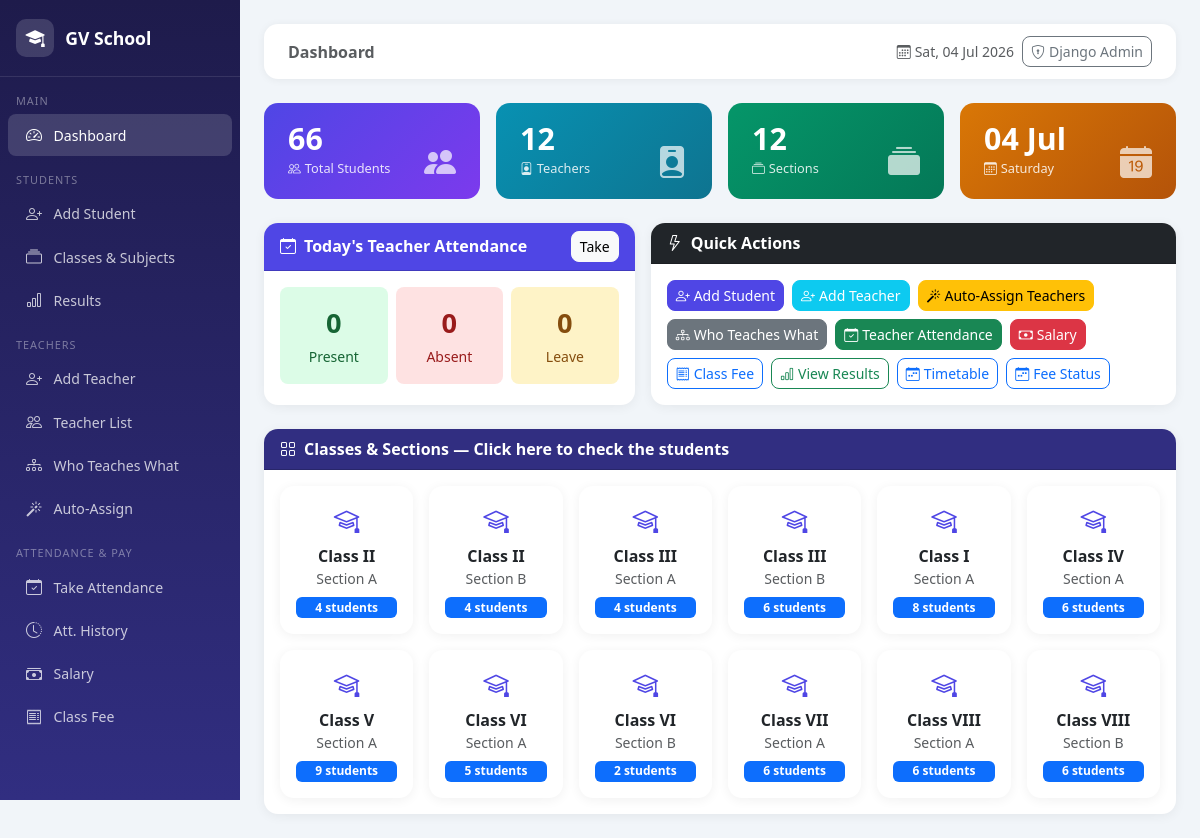
The page /man/home/ (signed in) on the database its author committed.
### cls/models.py (models this page shows, shortened)
class Section(models.Model):
    grade         = models.ForeignKey(Grade, on_delete=models.CASCADE)
    section       = models.CharField(max_length=50)
    @property
    def student_count(self):
        return self.students_set.count()

class Grade(models.Model):
    id            = models.AutoField(primary_key=True)
    grade         = models.CharField(max_length=50)
    def __str__(self):
        return self.grade

### manager/views.py (the view)
# urls.py: 2. Add a URL to urlpatterns:  path('', views.home, name='home')
@login_required(login_url='/man/')
def home(request):
    today     = datetime.date.today()
    att_today = TeacherAttendance.objects.filter(date=today)
    return render(request, 'add/home.html', {
        'sections'      : Section.objects.select_related('grade').all(),
        'total_students': Students.objects.count(),
        'total_teachers': Teachers.objects.count(),
        'total_sections': Section.objects.count(),
        'today'         : today,
        'att_summary'   : {
            'present': att_today.filter(status='P').count(),
            'absent' : att_today.filter(status='A').count(),
            'leave'  : att_today.filter(status='L').count(),
        },
    })

### manager/Templates/add/home.html (shortened to what this page needs)
{% extends 'add/base.html' %}
{% block breadcrumb %}Dashboard{% endblock %}
{% block nav_dash %}active{% endblock %}
{% block content %}
<div class="row g-3 mb-4">
  <div class="col-6 col-xl-3">
    <div class="stat-card" style="background:linear-gradient(135deg,#4f46e5,#7c3aed)">
      <div class="s-num">{{ total_students }}</div>
      <div class="s-lbl"><i class="bi bi-people me-1"></i>Total Students</div>
      <div class="s-ico"><i class="bi bi-people-fill"></i></div>
    </div>
  </div>
  <div class="col-6 col-xl-3">
    <div class="stat-card" style="background:linear-gradient(135deg,#0891b2,#0e7490)">
      <div class="s-num">{{ total_teachers }}</div>
      <div class="s-lbl"><i class="bi bi-person-badge me-1"></i>Teachers</div>
      <div class="s-ico"><i class="bi bi-person-badge-fill"></i></div>
    </div>
  </div>
  <div class="col-6 col-xl-3">
    <div class="stat-card" style="background:linear-gradient(135deg,#059669,#047857)">
      <div class="s-num">{{ total_sections }}</div>
      <div class="s-lbl"><i class="bi bi-collection me-1"></i>Sections</div>
      <div class="s-ico"><i class="bi bi-collection-fill"></i></div>
    </div>
  </div>
  <div class="col-6 col-xl-3">
    <div class="stat-card" style="background:linear-gradient(135deg,#d97706,#b45309)">
      <div class="s-num">{{ today|date:"d M" }}</div>
      <div class="s-lbl"><i class="bi bi-calendar3 me-1"></i>{{ today|date:"l" }}</div>
      <div class="s-ico"><i class="bi bi-calendar-date-fill"></i></div>
    </div>
  </div>
</div>
<div class="row g-3 mb-4">
  <div class="col-md-5">
    <div class="card h-100">
      <div class="card-header d-flex justify-content-between align-items-center" style="background:#4f46e5;color:#fff">
        <span><i class="bi bi-calendar-check me-2"></i>Today's Teacher Attendance</span>
        <a href="{% url 'TeacherAttendance' %}" class="btn btn-light btn-sm">Take</a>
      </div>
      <div class="card-body">
        <div class="row text-center g-2">
          <div class="col-4">
            <div class="p-3 rounded-3" style="background:#dcfce7">
              <div style="font-size:1.7rem;font-weight:700;color:#166534">{{ att_summary.present }}</div>
              <small style="color:#166534">Present</small>
            </div>
          </div>
          <div class="col-4">
            <div class="p-3 rounded-3" style="background:#fee2e2">
              <div style="font-size:1.7rem;font-weight:700;color:#991b1b">{{ att_summary.absent }}</div>
              <small style="color:#991b1b">Absent</small>
            </div>
          </div>
          <div class="col-4">
            <div class="p-3 rounded-3" style="background:#fef3c7">
              <div style="font-size:1.7rem;font-weight:700;color:#854d0e">{{ att_summary.leave }}</div>
              <small style="color:#854d0e">Leave</small>
            </div>
          </div>
        </div>
      </div>
    </div>
  </div>
  <div class="col-md-7">
    <div class="card h-100">
      <div class="card-header bg-dark text-white"><i class="bi bi-lightning me-2"></i>Quick Actions</div>
      <div class="card-body d-flex flex-wrap gap-2 align-content-start">
        <a href="{% url 'Adds' %}" class="btn btn-primary btn-sm"><i class="bi bi-person-plus me-1"></i>Add Student</a>
        <a href="{% url 'Save' %}" class="btn btn-info text-white btn-sm"><i class="bi bi-person-plus me-1"></i>Add Teacher</a>
        <a href="{% url 'AutoAssign' %}" class="btn btn-warning btn-sm"><i class="bi bi-magic me-1"></i>Auto-Assign Teachers</a>
        <a href="{% url 'TeachingOverview' %}" class="btn btn-secondary btn-sm"><i class="bi bi-diagram-3 me-1"></i>Who Teaches What</a>
        <a href="{% url 'TeacherAttendance' %}" class="btn btn-success btn-sm"><i class="bi bi-calendar-check me-1"></i>Teacher Attendance</a>
        <a href="{% url 'TeacherSalary' %}" class="btn btn-danger btn-sm"><i class="bi bi-cash me-1"></i>Salary</a>
        <a href="{% url 'ClassFee' %}" class="btn btn-outline-primary btn-sm"><i class="bi bi-receipt me-1"></i>Class Fee</a>
        <a href="{% url 'AllResults' %}" class="btn btn-outline-success btn-sm"><i class="bi bi-bar-chart me-1"></i>View Results</a>
          <a href="{% url 'Timetable' %}" class="btn btn-outline-primary btn-sm"><i class="bi bi-calendar-week me-1"></i>Timetable</a>
          <a href="{% url 'FeeStatus' %}" class="btn btn-outline-primary btn-sm"><i class="bi bi-calendar-week me-1"></i>Fee Status</a>
      </div>
    </div>
  </div>
</div>
<div class="card">
  <div class="card-header" style="background:#312e81;color:#fff">
    <i class="bi bi-grid me-2"></i>Classes & Sections — Click here to check the students
  </div>
  <div class="card-body">
    <div class="row g-3">
      {% for sec in sections %}
      <div class="col-6 col-md-3 col-lg-2">
        <a href="{% url 'Stu' sec.id %}" class="text-decoration-none">
          <div class="card text-center p-3 h-100 section-tile">
            <i class="bi bi-mortarboard" style="font-size:1.6rem;color:#4f46e5"></i>
            <div class="fw-bold mt-1">{{ sec.grade }}</div>
            <div class="small text-muted">Section {{ sec.section }}</div>
            <span class="badge bg-primary mt-2">{{ sec.student_count }} students</span>
          </div>
        </a>
      </div>
      {% empty %}
      <div class="col-12 text-center text-muted py-4">
        <i class="bi bi-inbox" style="font-size:3rem"></i>
        <p class="mt-2">Firstly add classes</p>
      </div>
      {% endfor %}
    </div>
  </div>
</div>
{% endblock %}

### manager/Templates/add/base.html (style rules this page uses)
:root { --primary : #4f46e5; --primary-d : #3730a3; --success : #059669; --warning : #d97706; --danger : #dc2626; --info : #0891b2; --bg : #f1f5f9; --card : #ffffff; --text : #1e293b; --muted : #64748b; }
* { box-sizing: border-box; }
body { background: var(--bg); color: var(--text); font-family: 'Segoe UI', sans-serif; min-height: 100vh; }
.card { border: none; border-radius: 14px; box-shadow: 0 2px 12px rgba(0,0,0,.06); }
.card-header { font-weight: 600; border-radius: 14px 14px 0 0 !important; }
.stat-card { border-radius: 14px; padding: 1.3rem 1.5rem; color: #fff; cursor: default; transition: .2s; }
.stat-card .s-num { font-size: 1.9rem; font-weight: 700; line-height: 1; }
.stat-card .s-lbl { font-size: .8rem; opacity: .85; margin-top: .3rem; }
.stat-card .s-ico { font-size: 2rem; opacity: .7; float: right; margin-top: -2.5rem; }
.btn-primary { background: var(--primary); border-color: var(--primary); }
.btn { border-radius: 8px; }

### manager/Templates/add/home.html (style rules this page uses)
.section-tile { transition: .2s; cursor: pointer; }

### rows shown on the page
Section: grade "Class II", section "A", student_count "4"
Section: grade "Class II", section "B", student_count "4"
Section: grade "Class III", section "A", student_count "4"
Section: grade "Class III", section "B", student_count "6"
Section: grade "Class I", section "A", student_count "8"
Section: grade "Class IV", section "A", student_count "6"
Section: grade "Class V", section "A", student_count "9"
Section: grade "Class VI", section "A", student_count "5"
Section: grade "Class VI", section "B", student_count "2"
Section: grade "Class VII", section "A", student_count "6"
Section: grade "Class VIII", section "A", student_count "6"
Section: grade "Class VIII", section "B", student_count "6"

### other values the page prints
{{ total_students }} "66"
{{ total_teachers }} "12"
{{ total_sections }} "12"
{{ att_summary.present }} "0"
{{ att_summary.absent }} "0"
{{ att_summary.leave }} "0"
